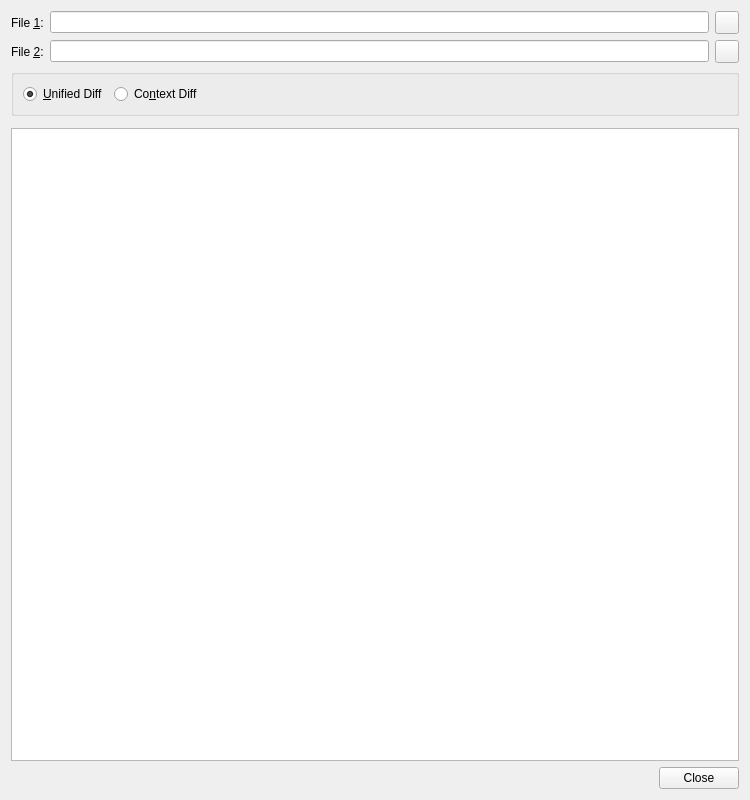
<?xml version="1.0" encoding="UTF-8"?>
<ui version="4.0">
 <class>DiffDialog</class>
 <widget class="QWidget" name="DiffDialog">
  <property name="geometry">
   <rect>
    <x>0</x>
    <y>0</y>
    <width>750</width>
    <height>800</height>
   </rect>
  </property>
  <property name="windowTitle">
   <string>File Differences</string>
  </property>
  <layout class="QVBoxLayout">
   <item>
    <layout class="QHBoxLayout">
     <item>
      <widget class="QLabel" name="textLabel1">
       <property name="text">
        <string>File &amp;1:</string>
       </property>
       <property name="buddy">
        <cstring>file1Edit</cstring>
       </property>
      </widget>
     </item>
     <item>
      <widget class="QLineEdit" name="file1Edit">
       <property name="toolTip">
        <string>Enter the name of the first file</string>
       </property>
      </widget>
     </item>
     <item>
      <widget class="QToolButton" name="file1Button">
       <property name="toolTip">
        <string>Press to select the file via a file selection dialog</string>
       </property>
      </widget>
     </item>
    </layout>
   </item>
   <item>
    <layout class="QHBoxLayout">
     <item>
      <widget class="QLabel" name="textLabel2">
       <property name="text">
        <string>File &amp;2:</string>
       </property>
       <property name="buddy">
        <cstring>file1Edit</cstring>
       </property>
      </widget>
     </item>
     <item>
      <widget class="QLineEdit" name="file2Edit">
       <property name="toolTip">
        <string>Enter the name of the second file</string>
       </property>
      </widget>
     </item>
     <item>
      <widget class="QToolButton" name="file2Button">
       <property name="toolTip">
        <string>Press to select the file via a file selection dialog</string>
       </property>
      </widget>
     </item>
    </layout>
   </item>
   <item>
    <widget class="QGroupBox" name="diffFormatGroup">
     <property name="title">
      <string/>
     </property>
     <layout class="QHBoxLayout">
      <item>
       <widget class="QRadioButton" name="unifiedRadioButton">
        <property name="toolTip">
         <string>Select to generate a unified diff</string>
        </property>
        <property name="text">
         <string>&amp;Unified Diff</string>
        </property>
        <property name="shortcut">
         <string>Alt+U</string>
        </property>
        <property name="checked">
         <bool>true</bool>
        </property>
       </widget>
      </item>
      <item>
       <widget class="QRadioButton" name="contextRadioButton">
        <property name="toolTip">
         <string>Select to generate a context diff</string>
        </property>
        <property name="text">
         <string>Co&amp;ntext Diff</string>
        </property>
        <property name="shortcut">
         <string>Alt+N</string>
        </property>
       </widget>
      </item>
      <item>
       <spacer>
        <property name="orientation">
         <enum>Qt::Horizontal</enum>
        </property>
        <property name="sizeType">
         <enum>QSizePolicy::Expanding</enum>
        </property>
        <property name="sizeHint" stdset="0">
         <size>
          <width>40</width>
          <height>20</height>
         </size>
        </property>
       </spacer>
      </item>
     </layout>
    </widget>
   </item>
   <item>
    <widget class="E5TextEditSearchWidget" name="searchWidget" native="true">
     <property name="focusPolicy">
      <enum>Qt::WheelFocus</enum>
     </property>
    </widget>
   </item>
   <item>
    <widget class="QTextEdit" name="contents">
     <property name="lineWrapMode">
      <enum>QTextEdit::NoWrap</enum>
     </property>
     <property name="readOnly">
      <bool>true</bool>
     </property>
     <property name="tabStopWidth">
      <number>8</number>
     </property>
     <property name="acceptRichText">
      <bool>false</bool>
     </property>
    </widget>
   </item>
   <item>
    <widget class="QDialogButtonBox" name="buttonBox">
     <property name="orientation">
      <enum>Qt::Horizontal</enum>
     </property>
     <property name="standardButtons">
      <set>QDialogButtonBox::Close</set>
     </property>
    </widget>
   </item>
  </layout>
 </widget>
 <customwidgets>
  <customwidget>
   <class>E5TextEditSearchWidget</class>
   <extends>QWidget</extends>
   <header>E5Gui/E5TextEditSearchWidget.h</header>
   <container>1</container>
  </customwidget>
 </customwidgets>
 <tabstops>
  <tabstop>file1Edit</tabstop>
  <tabstop>file1Button</tabstop>
  <tabstop>file2Edit</tabstop>
  <tabstop>file2Button</tabstop>
  <tabstop>unifiedRadioButton</tabstop>
  <tabstop>contextRadioButton</tabstop>
 </tabstops>
 <resources/>
 <connections>
  <connection>
   <sender>buttonBox</sender>
   <signal>rejected()</signal>
   <receiver>DiffDialog</receiver>
   <slot>close()</slot>
   <hints>
    <hint type="sourcelabel">
     <x>80</x>
     <y>578</y>
    </hint>
    <hint type="destinationlabel">
     <x>82</x>
     <y>594</y>
    </hint>
   </hints>
  </connection>
 </connections>
</ui>
